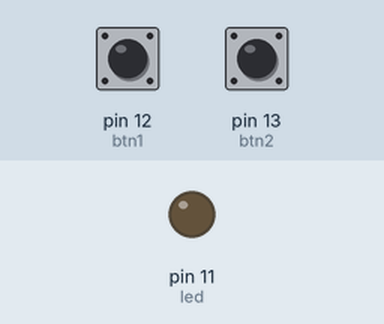
Simulated run of this sketch. Board: Arduino Uno, built with avr-gcc and run on an emulated ATmega328P. Shown: output pins drawn as LEDs (lit = HIGH). The inputs (shaded band) are chosen by the test bench; at power-on: pin 12 (btn1) LOW, pin 13 (btn2) LOW.

Above: at 1.2 s.
1.3 s: pin 12 (btn1) pulled HIGH for 0.15 s
At 1.37 s:
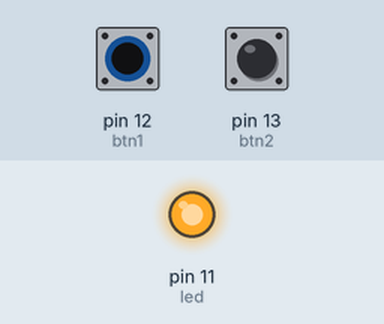
2.9 s: pin 12 (btn1) pulled HIGH for 3.2 s
At 7.1 s:
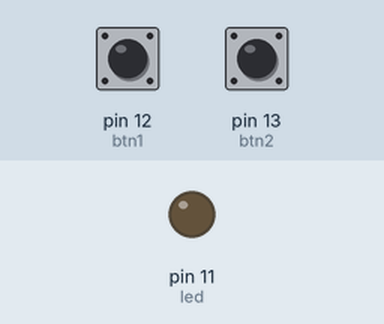
7.6 s: pin 13 (btn2) pulled HIGH for 3.2 s
At 8.2 s:
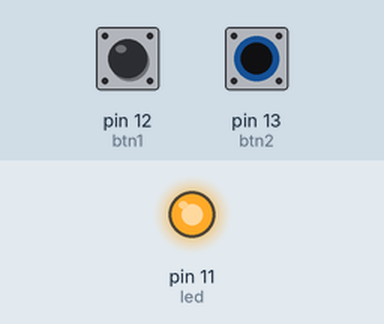
Timing chart, 0 to 12.3 s (numbered marks = the images above; inputs shaded):
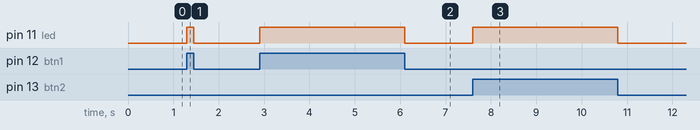

The sketch:

logicaOU.ino
```cpp
// 1) Led 1 só pode ligar quando o botão 1 ou o botão 2 for pressionado

int led = 11;
int btn1 = 12;
int btn2 = 13;
int estBtn1 = 0;
int estBtn2 = 0;

void setup() {
  pinMode(led, OUTPUT);
  pinMode(btn1, INPUT);
  pinMode(btn2, INPUT);
}

void loop() {
  estBtn1 = digitalRead(btn1);
  estBtn2 = digitalRead(btn2);

  if (estBtn1 == HIGH || estBtn2 == HIGH) {
    digitalWrite(led, HIGH);
  } else {
    digitalWrite(led, LOW);
  }
}
```

Measured:
- after the input at 1.3 s, pin 11 (led): LOW → HIGH at once, → LOW 0.15 s later
- after the input at 2.9 s, pin 11 (led): LOW → HIGH at once, → LOW 3.2 s later
- after the input at 7.6 s, pin 11 (led): LOW → HIGH at once, → LOW 3.2 s later
